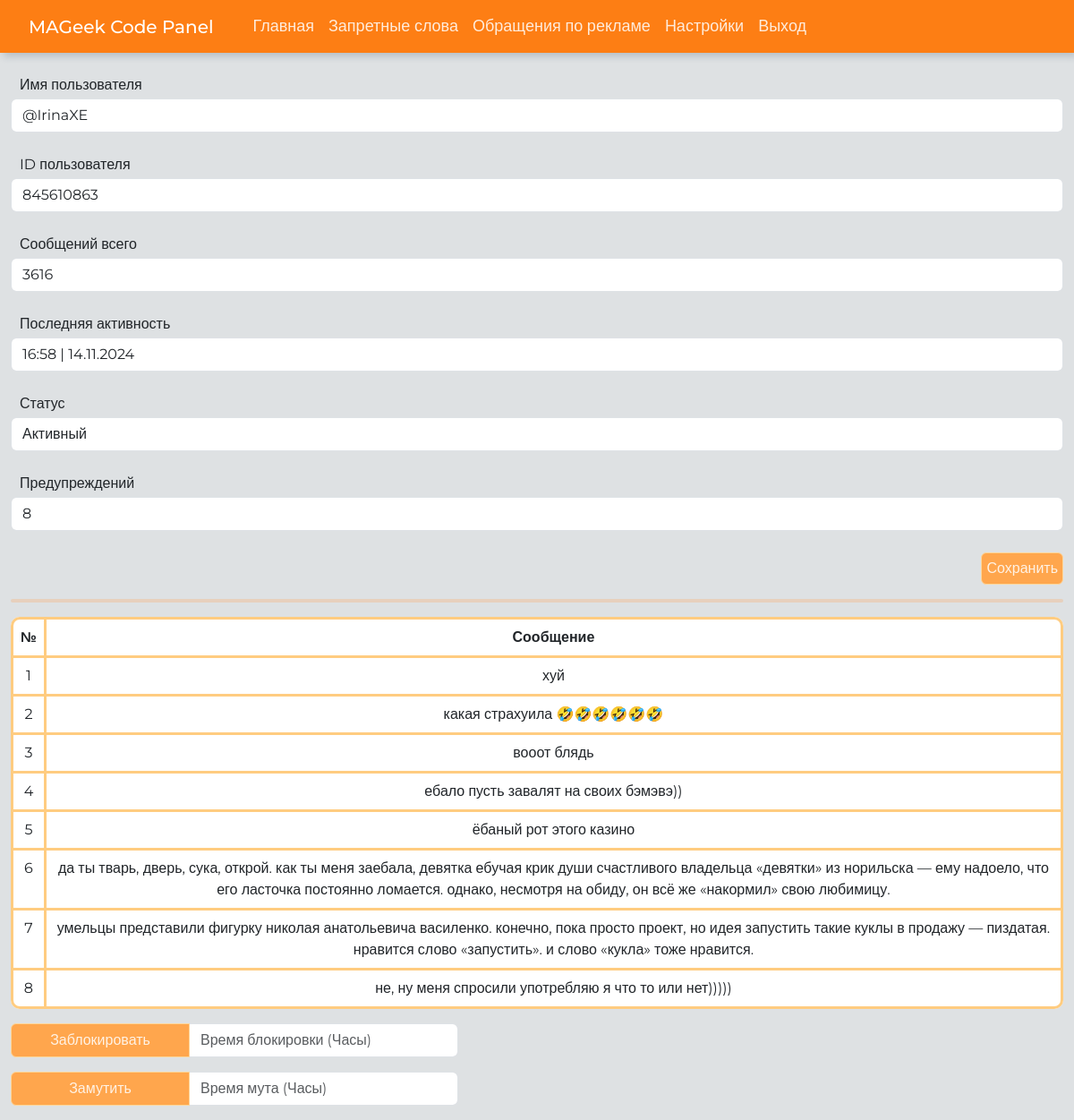
Screenshot of /user/845610863 (signed in) with the database file from the repository.
### db/models.py (models this page shows)
class BaseModel(Model):
    class Meta:
        database = db

class User(BaseModel):
    user_id = IntegerField(unique=True)
    username = TextField()
    number_of_messages = IntegerField()
    status = TextField()
    last_activity = TextField()
    warnings = IntegerField()

class BanInfo(BaseModel):
    user_id = IntegerField()
    message = TextField()

### app/app.py (the view)
@app.route('/user/<int:user_id>', methods=["POST", "GET"])
@login_required
def user_info(user_id):
    user = get_user_info(user_id)
    messages = get_all_ban_info_by_user_id(user_id)
    if request.method == "POST":
        if 'warnings' in request.form:
            user.warnings = int(request.form['warnings'])
            user.save()
        return redirect(url_for('user_info', user_id=user.user_id))
    return render_template("user.html", user=user, messages=messages)

### app/app.py (called while the page is built)
@login_manager.user_loader
def load_user(user_id):
    return get_admin_by_id(user_id)

### db/db_queries.py (called while the page is built)
def get_user_info(user_id):
    user = User.get_or_none(User.user_id == user_id)
    return user

def get_admin_by_id(id):
    user = Admin.get_or_none(Admin.id == id)
    return user

def get_all_ban_info_by_user_id(user_id):
    messages = BanInfo.select().where(BanInfo.user_id == user_id)
    return messages

### app/templates/user.html (shortened to what this page needs)
{% extends 'base.html' %}
{% block content %}
<form method="post">
  <div class="form-group mt-4">
    <label for="username">Имя пользователя</label>
    <input type="text" class="form-control" id="username" value="@{{ user.username }}" readonly />
  </div>
  <div class="form-group mt-4">
    <label for="user_id">ID пользователя</label>
    <input type="text" class="form-control" id="user_id" value="{{ user.user_id }}" readonly />
  </div>
  <div class="form-group mt-4">
    <label for="words">Сообщений всего </label>
    <input type="text" class="form-control" id="words" value="{{ user.number_of_messages }}" readonly />
  </div>
  <div class="form-group mt-4">
    <label for="last_activity">Последняя активность</label>
    <input type="text" class="form-control" id="last_activity" value="{{ user.last_activity }}" readonly />
  </div>
  <div class="form-group mt-4">
    <label for="status">Статус</label>
    <input type="text" class="form-control" id="status" value="{{ user.status }}" readonly />
  </div>
  <div class="form-group mt-4">
    <label for="warnings">Предупреждений</label>
    <input type="number" class="form-control" id="warnings" name="warnings" value="{{ user.warnings }}" min="0" />
  </div>
  <div class="action-container">
    <button type="submit" class="action-button mt-4">Сохранить</button>
    <hr>
  </div>
</form>
{% if messages %}
  <div class="table-responsive">
    <table class="table table-bordered text-center">
      <thead class="thead-dark">
        <tr>
          <th>№</th>
          <th>Сообщение</th>
        </tr>
      </thead>
      <tbody id="users-table-body">
        {% for message in messages %}
        <tr>
          <td>{{ loop.index }}</td>
          <td>{{ message.message }}</td>
        </tr>
        {% endfor %}
      </tbody>
    </table>
  </div>
{% endif %}
<div class="btn-group-vertical" role="group" aria-label="User actions">
  {% if user.status == "Активный" or user.status == "В муте" %}
  <form method="post" action="{{ url_for('block_user', user_id=user.user_id) }}" class="mb-3">
    <div class="input-group">
      <button type="submit" class="action-button btn btn-danger w-50" style="max-width: 200px;">Заблокировать</button>
      <input type="number" class="form-control w-50" id="block_duration" name="block_duration"
        placeholder="Время блокировки (Часы)" min="0" />
    </div>
  </form>
  {% else %}
  <form method="post" action="{{ url_for('unblock_user', user_id=user.user_id) }}" class="mb-3">
    <div class="w-100">
      <button type="submit" class="action-button btn btn-success w-100">Разблокировать</button>
    </div>
  </form>
  {% endif %}
  {% if user.status == "Активный" %}
  <form method="post" action="{{ url_for('mute_user', user_id=user.user_id) }}" class="mb-3">
    <div class="input-group">
      <button type="submit" class="action-button btn btn-warning w-50" style="max-width: 200px;">Замутить</button>
      <input type="number" class="form-control w-50" id="mute_duration" name="mute_duration"
        placeholder="Время мута (Часы)" min="0" />
    </div>
  </form>
  {% endif %}
</div>
{% endblock %}

### app/templates/base.html (shortened to what this page needs)
<!DOCTYPE html>
<html lang="en">
<head>
  <link rel="stylesheet" href="https://cdn.jsdelivr.net/npm/bootstrap-icons/font/bootstrap-icons.css" />
  <link href="https://cdn.jsdelivr.net/npm/bootstrap@5.3.2/dist/css/bootstrap.min.css" rel="stylesheet"
 />
  <link rel="stylesheet" href="https://stackpath.bootstrapcdn.com/bootstrap/5.3.0/css/bootstrap.min.css" />
  <link rel="stylesheet" href="https://cdnjs.cloudflare.com/ajax/libs/animate.css/4.1.1/animate.min.css" />
  <link rel="stylesheet" href="../static/css/style.css" />
</head>
<body>
  <nav class="navbar navbar-expand-lg mb-4">
    <div class="container-header">
      <a class="navbar-brand" href="https://mageekcode.ru/" target="_blank" id="navbarBrand">MAGeek Code Panel</a>
      <div class="collapse navbar-collapse" id="navbarNav">
        <ul class="navbar-nav">
          <li class="nav-item">
            <a class="nav-link {% if request.path in [url_for('index'), '/'] %}active{% endif %}" href="/">Главная</a>
          </li>
          <li class="nav-item">
            <a class="nav-link {% if 'forbidden_words' in request.path %}active{% endif %}"
              href="{{ url_for('forbidden_words') }}">Запретные слова</a>
          </li>
          <li class="nav-item">
            <a class="nav-link {% if 'messages_for_advertising' in request.path %}active{% endif %}"
              href="{{ url_for('messages_for_advertising') }}">Обращения по рекламе</a>
          </li>
          <li class="nav-item">
            <a class="nav-link {% if 'settings' in request.path %}active{% endif %}"
              href="{{ url_for('settings') }}">Настройки</a>
          </li>
          <li class="nav-item">
            <a class="nav-link {% if 'settings' in request.path %}active{% endif %}"
              href="{{ url_for('logout') }}">Выход</a>
          </li>
        </ul>
      </div>
    </div>
  </nav>
  <div id="content" class="container-fluid">
    {% block content %}{% endblock %}
  </div>
</body>
</html>

### app/static/css/style.css (style rules this page uses)
:root { --color-orange-700: #d75d00; --color-orange-600: #ff9a4d; --color-orange-500: #ffa64d; --color-orange-450: #ffb84d; --color-orange-400: #ffcc80; --color-orange-300: #ffd699; --color-orange-200: #ffe0b3; --color-orange-100: #ffecd9; --color-orange-50: #fff5eb; --c-gray-900: #000000; --c-gray-850: #1a1a1a; --c-gray-800: #1f1f1f; --c-gray-700: #2e2e2e; --c-gray-600: #313131; --c-gray-550: #343434; --c-gray-525: #434242; --c-gray-500: #969593; --c-gray-400: #a6a6a6; --c-gray-300: #bdbbb7; --c-gray-200: #e2e2e1; --c-gray-100: #ffffff; --color-white-100: #fff; --color-white-200: #ffffffd9; --color-black-900: #000000; --bg-input-color: #f2f2f2; --bg-color: #dee1e3; --border-radius-10: 10px; --border-radius-8: 8px; --border-radius-button: 6px; }
html { font-family: "Montserrat", sans-serif; scroll-behavior: auto; }
body { height: 100%; margin: 0; font-family: "Montserrat", sans-serif; background-color: var(--bg-color); width: 100%; }
a { text-decoration: none; }
.navbar { box-shadow: 4px 4px 8px 0px rgba(34, 60, 80, 0.2); }
#content { width: 1200px; }
.container-header { width: 1200px; margin: auto; display: flex; justify-content: space-between; align-items: center; column-gap: 20px; padding-inline: 32px; align-items: flex-start; }
.navbar { background-color: var(--bs-orange); }
.navbar-nav { display: flex; gap: 0px; }
.nav-link { color: var(--color-white-200); font-size: large; }
.navbar-brand { color: var(--color-white-100) !important; align-self: center !important; font-weight: 500; }
@media (max-width: 1201px) { #content { width: auto; } }
.action-button { padding: 5px; border: 1px solid var(--color-orange-300); color: var(--color-white-200); border-radius: var(--border-radius-button); background-color: var(--color-orange-500); transition: 0.25s ease; cursor: pointer; }
.action-container { text-align: right; }
.action-container hr { border: 2px solid var(--color-orange-600); border-radius: var(--border-radius-8); }
.form-group label { padding-left: 10px; padding-bottom: 3px; }
.table { background-color: var(--color-white-100); border: 3px var(--color-orange-400); border-radius: 10px; border-collapse: separate; border-spacing: 0; }
table { border-collapse: separate; border-spacing: 0; }
th, td { border: solid 1px var(--color-orange-400); border-style: none solid solid none; padding: 10px; }
tr:first-child th:first-child { border-top-left-radius: 10px; }
tr:first-child th:last-child { border-top-right-radius: 10px; }
tr:first-child th { border-top-style: solid; }
tr td:first-child, tr th:first-child { border-left-style: solid; }
tr:last-child td:first-child { border-bottom-left-radius: 10px; }
tr:last-child td:last-child { border-bottom-right-radius: 10px; }
.table> :not(caption)>*>* { padding: 0.5rem 0.5rem; color: var(--bs-table-color-state, var(--bs-table-color-type, var(--bs-table-color))); background-color: transparent; border-bottom-width: 3px; border-top-width: 3px; border-left-width: 3px; border-right-width: 3px; box-shadow: inset 0 0 0 9999px var(--bs-table-bg-state, var(--bs-table-bg-type, var(--bs-table-accent-bg))); }
.input-group { min-width: 500px }

### rows the page displays
User: username "@IrinaXE", user_id "845610863", number_of_messages "3616", last_activity "16:58 | 14.11.2024", status "Активный", warnings "8"
BanInfo: message "хуй"
BanInfo: message "какая страхуила 🤣🤣🤣🤣🤣🤣"
BanInfo: message "вооот блядь"
BanInfo: message "ебало пусть завалят на своих бэмэвэ))"
BanInfo: message "ёбаный рот этого казино"
BanInfo: message "да ты тварь, дверь, сука, открой. как ты меня заебала, девятка ебучая крик души счастливого владельца «девятки» из норильска — ему надоело, что его ласточка постоянно ломается. однако, несмотря на обиду, он всё же «накормил» свою любимицу."
BanInfo: message "умельцы представили фигурку николая анатольевича василенко. конечно, пока просто проект, но идея запустить такие куклы в продажу — пиздатая. нравится слово «запустить». и слово «кукла» тоже нравится."
BanInfo: message "не, ну меня спросили употребляю я что то или нет)))))"
